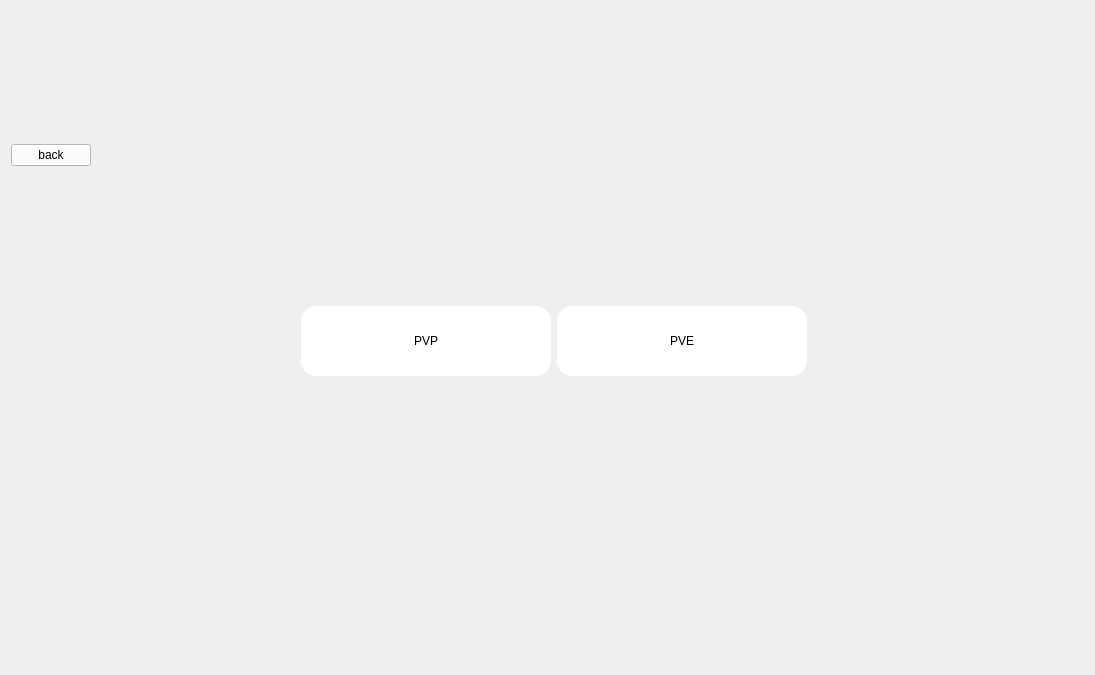
       <widget class="QWidget" name="page_3">
        <layout class="QGridLayout" name="gridLayout_10">
         <item row="0" column="0">
          <widget class="QPushButton" name="back_3">
           <property name="styleSheet">
            <string notr="true">QPushButton{
background-color:white;
color:rgb(0, 0, 0);
font: 900 9pt &quot;Segoe UI&quot;;
}</string>
           </property>
           <property name="text">
            <string>back</string>
           </property>
          </widget>
         </item>
         <item row="0" column="1" colspan="2">
          <spacer name="horizontalSpacer_9">
           <property name="orientation">
            <enum>Qt::Orientation::Horizontal</enum>
           </property>
           <property name="sizeHint" stdset="0">
            <size>
             <width>402</width>
             <height>20</height>
            </size>
           </property>
          </spacer>
         </item>
         <item row="0" column="3">
          <spacer name="verticalSpacer_8">
           <property name="orientation">
            <enum>Qt::Orientation::Vertical</enum>
           </property>
           <property name="sizeHint" stdset="0">
            <size>
             <width>20</width>
             <height>289</height>
            </size>
           </property>
          </spacer>
         </item>
         <item row="1" column="0" colspan="2">
          <spacer name="horizontalSpacer_8">
           <property name="orientation">
            <enum>Qt::Orientation::Horizontal</enum>
           </property>
           <property name="sizeHint" stdset="0">
            <size>
             <width>188</width>
             <height>20</height>
            </size>
           </property>
          </spacer>
         </item>
         <item row="1" column="2" colspan="2">
          <layout class="QGridLayout" name="gridLayout_9">
           <item row="0" column="0">
            <widget class="QPushButton" name="PVP">
             <property name="minimumSize">
              <size>
               <width>250</width>
               <height>70</height>
              </size>
             </property>
             <property name="styleSheet">
              <string notr="true">QPushButton{
border-radius:15px;
background-color:white;
color:rgb(0, 0, 0);
font: 900 9pt &quot;Segoe UI&quot;;
}</string>
             </property>
             <property name="text">
              <string>PVP</string>
             </property>
            </widget>
           </item>
           <item row="0" column="1">
            <widget class="QPushButton" name="PVE">
             <property name="minimumSize">
              <size>
               <width>250</width>
               <height>70</height>
              </size>
             </property>
             <property name="styleSheet">
              <string notr="true">QPushButton{
border-radius:15px;
background-color:white;
color:rgb(0, 0, 0);
font: 900 9pt &quot;Segoe UI&quot;;
}</string>
             </property>
             <property name="text">
              <string>PVE</string>
             </property>
            </widget>
           </item>
          </layout>
         </item>
         <item row="1" column="4">
          <spacer name="horizontalSpacer_10">
           <property name="orientation">
            <enum>Qt::Orientation::Horizontal</enum>
           </property>
           <property name="sizeHint" stdset="0">
            <size>
             <width>277</width>
             <height>20</height>
            </size>
           </property>
          </spacer>
         </item>
         <item row="2" column="3">
          <spacer name="verticalSpacer_9">
           <property name="orientation">
            <enum>Qt::Orientation::Vertical</enum>
           </property>
           <property name="sizeHint" stdset="0">
            <size>
             <width>20</width>
             <height>288</height>
            </size>
           </property>
          </spacer>
         </item>
        </layout>
       </widget>
